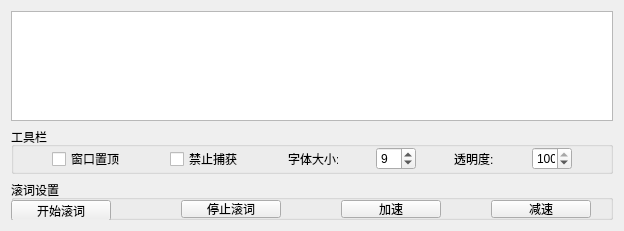
<?xml version="1.0" encoding="UTF-8"?>
<ui version="4.0">
 <class>Widget</class>
 <widget class="QWidget" name="Widget">
  <property name="geometry">
   <rect>
    <x>0</x>
    <y>0</y>
    <width>624</width>
    <height>231</height>
   </rect>
  </property>
  <property name="windowTitle">
   <string>Widget</string>
  </property>
  <layout class="QVBoxLayout" name="verticalLayout">
   <item>
    <widget class="DropEdit" name="textEdit">
     <property name="minimumSize">
      <size>
       <width>0</width>
       <height>0</height>
      </size>
     </property>
    </widget>
   </item>
   <item>
    <widget class="QGroupBox" name="groupBox">
     <property name="title">
      <string>工具栏</string>
     </property>
     <layout class="QHBoxLayout" name="horizontalLayout">
      <property name="spacing">
       <number>0</number>
      </property>
      <property name="leftMargin">
       <number>0</number>
      </property>
      <property name="topMargin">
       <number>0</number>
      </property>
      <property name="rightMargin">
       <number>0</number>
      </property>
      <property name="bottomMargin">
       <number>0</number>
      </property>
      <item>
       <widget class="QCheckBox" name="win_top">
        <property name="maximumSize">
         <size>
          <width>80</width>
          <height>16777215</height>
         </size>
        </property>
        <property name="text">
         <string>窗口置顶</string>
        </property>
       </widget>
      </item>
      <item>
       <widget class="QCheckBox" name="win_capture">
        <property name="maximumSize">
         <size>
          <width>80</width>
          <height>16777215</height>
         </size>
        </property>
        <property name="text">
         <string>禁止捕获</string>
        </property>
       </widget>
      </item>
      <item>
       <widget class="QLabel" name="label_2">
        <property name="maximumSize">
         <size>
          <width>50</width>
          <height>16777215</height>
         </size>
        </property>
        <property name="layoutDirection">
         <enum>Qt::RightToLeft</enum>
        </property>
        <property name="text">
         <string>字体大小:</string>
        </property>
       </widget>
      </item>
      <item>
       <widget class="QSpinBox" name="font_size">
        <property name="maximumSize">
         <size>
          <width>40</width>
          <height>16777215</height>
         </size>
        </property>
        <property name="minimum">
         <number>1</number>
        </property>
        <property name="maximum">
         <number>100</number>
        </property>
        <property name="value">
         <number>9</number>
        </property>
       </widget>
      </item>
      <item>
       <widget class="QLabel" name="label">
        <property name="maximumSize">
         <size>
          <width>40</width>
          <height>16777215</height>
         </size>
        </property>
        <property name="layoutDirection">
         <enum>Qt::RightToLeft</enum>
        </property>
        <property name="text">
         <string>透明度:</string>
        </property>
       </widget>
      </item>
      <item>
       <widget class="QSpinBox" name="transparent">
        <property name="maximumSize">
         <size>
          <width>40</width>
          <height>16777215</height>
         </size>
        </property>
        <property name="minimum">
         <number>10</number>
        </property>
        <property name="maximum">
         <number>100</number>
        </property>
        <property name="value">
         <number>100</number>
        </property>
       </widget>
      </item>
     </layout>
    </widget>
   </item>
   <item>
    <widget class="QGroupBox" name="groupBox_2">
     <property name="minimumSize">
      <size>
       <width>0</width>
       <height>40</height>
      </size>
     </property>
     <property name="title">
      <string>滚词设置</string>
     </property>
     <widget class="QPushButton" name="pushButton_start">
      <property name="geometry">
       <rect>
        <x>0</x>
        <y>20</y>
        <width>100</width>
        <height>21</height>
       </rect>
      </property>
      <property name="minimumSize">
       <size>
        <width>100</width>
        <height>0</height>
       </size>
      </property>
      <property name="maximumSize">
       <size>
        <width>50</width>
        <height>50</height>
       </size>
      </property>
      <property name="text">
       <string>开始滚词</string>
      </property>
     </widget>
     <widget class="QPushButton" name="pushButton_stop">
      <property name="geometry">
       <rect>
        <x>170</x>
        <y>20</y>
        <width>100</width>
        <height>18</height>
       </rect>
      </property>
      <property name="minimumSize">
       <size>
        <width>100</width>
        <height>0</height>
       </size>
      </property>
      <property name="maximumSize">
       <size>
        <width>50</width>
        <height>50</height>
       </size>
      </property>
      <property name="text">
       <string>停止滚词</string>
      </property>
     </widget>
     <widget class="QPushButton" name="pushButton_increaseSpeed">
      <property name="geometry">
       <rect>
        <x>330</x>
        <y>20</y>
        <width>100</width>
        <height>18</height>
       </rect>
      </property>
      <property name="minimumSize">
       <size>
        <width>100</width>
        <height>0</height>
       </size>
      </property>
      <property name="maximumSize">
       <size>
        <width>50</width>
        <height>50</height>
       </size>
      </property>
      <property name="text">
       <string>加速</string>
      </property>
     </widget>
     <widget class="QPushButton" name="pushButton_decreaseSpeed">
      <property name="geometry">
       <rect>
        <x>480</x>
        <y>20</y>
        <width>100</width>
        <height>18</height>
       </rect>
      </property>
      <property name="minimumSize">
       <size>
        <width>100</width>
        <height>0</height>
       </size>
      </property>
      <property name="maximumSize">
       <size>
        <width>100</width>
        <height>50</height>
       </size>
      </property>
      <property name="text">
       <string>减速</string>
      </property>
     </widget>
    </widget>
   </item>
  </layout>
 </widget>
 <customwidgets>
  <customwidget>
   <class>DropEdit</class>
   <extends>QTextEdit</extends>
   <header>dropedit.h</header>
  </customwidget>
 </customwidgets>
 <resources/>
 <connections/>
</ui>
